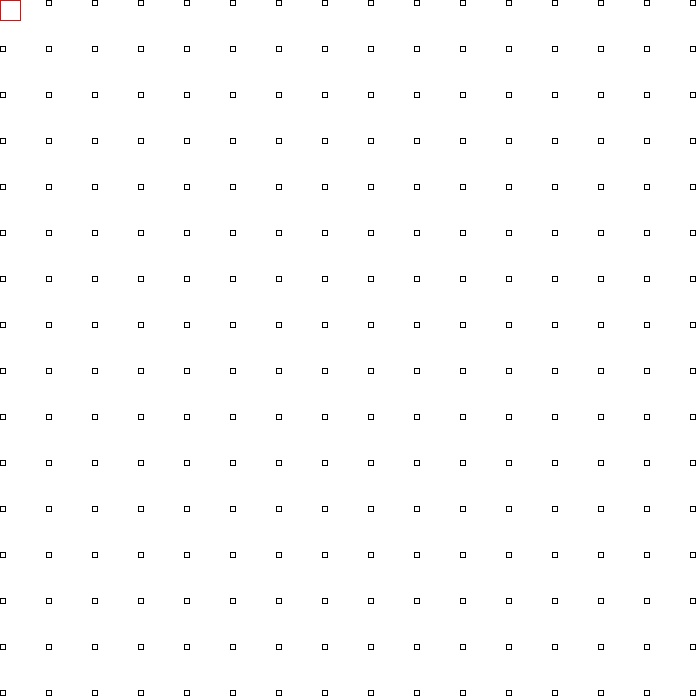
Frame 1 (no input)
Frame 60 (the mouse pressed at the canvas centre just before this capture): identical to frame 1, image omitted
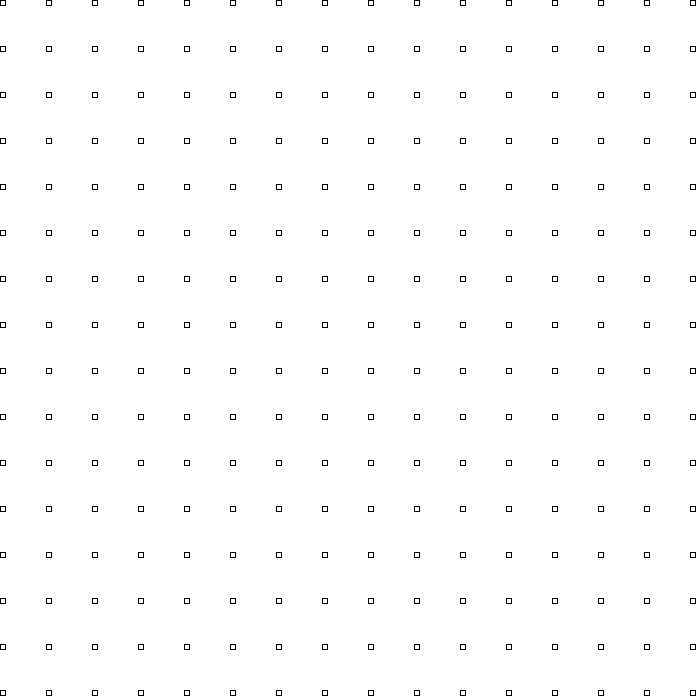
Frame 120 (the mouse held since frame 60 and released just before this capture)

The Processing sketch that drew these frames (run headless with seeded random() and noise(); from frame 60 on, the mouse is pressed at the canvas centre):

// Processing sketch: kocecy
// ── kocecy.pde
int n = 15;
int siz;
float[][] points = new float[n^2][5];

void setup() {
  size(700, 700);
  
}

void draw() {
  background(255);
  for (int i = 0; i < width; i+= width/n) {
    for (int j = 0; j < height; j+= height/n) {
      if (dist(mouseX, mouseY, i, j) < 20)
       { stroke(255,0,0); siz = 20; } else { stroke(0,0,0); siz = 5; }
      
      rect(i, j, siz, siz);
    }
  }
}
